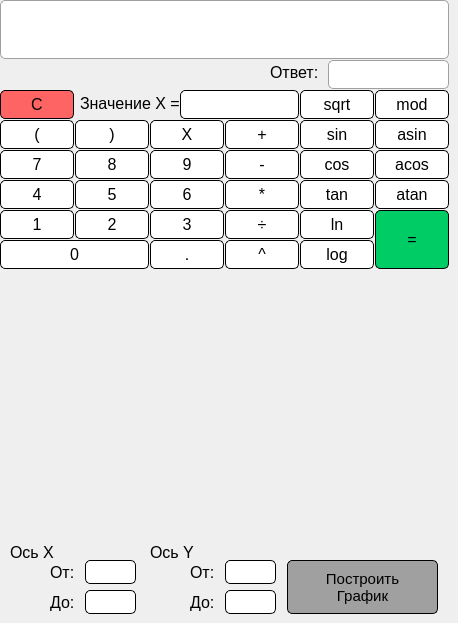
    <widget class="QWidget" name="tab">
     <attribute name="title">
      <string>Стандартный</string>
     </attribute>
     <widget class="QPushButton" name="pushButton_9">
      <property name="geometry">
       <rect>
        <x>150</x>
        <y>150</y>
        <width>74</width>
        <height>29</height>
       </rect>
      </property>
      <property name="font">
       <font>
        <family>Yu Gothic UI</family>
        <pointsize>12</pointsize>
        <bold>false</bold>
       </font>
      </property>
      <property name="styleSheet">
       <string notr="true">QPushButton {	
	color: rgb(0, 0, 0);
	background-color: white;
	border: 1px solid black;
	border-radius: 5px;
}</string>
      </property>
      <property name="text">
       <string>9</string>
      </property>
     </widget>
     <widget class="QPushButton" name="pushButton_4">
      <property name="geometry">
       <rect>
        <x>0</x>
        <y>180</y>
        <width>74</width>
        <height>29</height>
       </rect>
      </property>
      <property name="font">
       <font>
        <family>Yu Gothic UI</family>
        <pointsize>12</pointsize>
        <bold>false</bold>
       </font>
      </property>
      <property name="styleSheet">
       <string notr="true">QPushButton {	
	color: rgb(0, 0, 0);
	background-color: white;
	border: 1px solid black;
	border-radius: 5px;
}</string>
      </property>
      <property name="text">
       <string>4</string>
      </property>
     </widget>
     <widget class="QPushButton" name="pushButton_tan">
      <property name="geometry">
       <rect>
        <x>300</x>
        <y>180</y>
        <width>74</width>
        <height>29</height>
       </rect>
      </property>
      <property name="font">
       <font>
        <family>Yu Gothic UI</family>
        <pointsize>12</pointsize>
        <bold>false</bold>
       </font>
      </property>
      <property name="styleSheet">
       <string notr="true">QPushButton {	
	color: rgb(0, 0, 0);
	background-color: white;
	border: 1px solid black;
	border-radius: 5px;
}</string>
      </property>
      <property name="text">
       <string>tan</string>
      </property>
     </widget>
     <widget class="QPushButton" name="pushButton_8">
      <property name="geometry">
       <rect>
        <x>75</x>
        <y>150</y>
        <width>74</width>
        <height>29</height>
       </rect>
      </property>
      <property name="font">
       <font>
        <family>Yu Gothic UI</family>
        <pointsize>12</pointsize>
        <bold>false</bold>
       </font>
      </property>
      <property name="styleSheet">
       <string notr="true">QPushButton {	
	color: rgb(0, 0, 0);
	background-color: white;
	border: 1px solid black;
	border-radius: 5px;
}</string>
      </property>
      <property name="text">
       <string>8</string>
      </property>
     </widget>
     <widget class="QPushButton" name="pushButton_7">
      <property name="geometry">
       <rect>
        <x>0</x>
        <y>150</y>
        <width>74</width>
        <height>29</height>
       </rect>
      </property>
      <property name="font">
       <font>
        <family>Yu Gothic UI</family>
        <pointsize>12</pointsize>
        <bold>false</bold>
       </font>
      </property>
      <property name="styleSheet">
       <string notr="true">QPushButton {	
	color: rgb(0, 0, 0);
	background-color: white;
	border: 1px solid black;
	border-radius: 5px;
}</string>
      </property>
      <property name="text">
       <string>7</string>
      </property>
     </widget>
     <widget class="QPushButton" name="pushButton_cos">
      <property name="geometry">
       <rect>
        <x>300</x>
        <y>150</y>
        <width>74</width>
        <height>29</height>
       </rect>
      </property>
      <property name="font">
       <font>
        <family>Yu Gothic UI</family>
        <pointsize>12</pointsize>
        <bold>false</bold>
       </font>
      </property>
      <property name="styleSheet">
       <string notr="true">QPushButton {	
	color: rgb(0, 0, 0);
	background-color: white;
	border: 1px solid black;
	border-radius: 5px;
}</string>
      </property>
      <property name="text">
       <string>cos</string>
      </property>
     </widget>
     <widget class="QPushButton" name="pushButton_0">
      <property name="geometry">
       <rect>
        <x>0</x>
        <y>240</y>
        <width>149</width>
        <height>29</height>
       </rect>
      </property>
      <property name="font">
       <font>
        <family>Yu Gothic UI</family>
        <pointsize>12</pointsize>
        <bold>false</bold>
       </font>
      </property>
      <property name="styleSheet">
       <string notr="true">QPushButton {	
	color: rgb(0, 0, 0);
	background-color: white;
	border: 1px solid black;
	border-radius: 5px;
}</string>
      </property>
      <property name="text">
       <string>0</string>
      </property>
     </widget>
     <widget class="QPushButton" name="pushButton_ln">
      <property name="geometry">
       <rect>
        <x>300</x>
        <y>210</y>
        <width>74</width>
        <height>29</height>
       </rect>
      </property>
      <property name="font">
       <font>
        <family>Yu Gothic UI</family>
        <pointsize>12</pointsize>
        <bold>false</bold>
       </font>
      </property>
      <property name="styleSheet">
       <string notr="true">QPushButton {	
	color: rgb(0, 0, 0);
	background-color: white;
	border: 1px solid black;
	border-radius: 5px;
}</string>
      </property>
      <property name="text">
       <string>ln</string>
      </property>
     </widget>
     <widget class="QPushButton" name="pushButton_6">
      <property name="geometry">
       <rect>
        <x>150</x>
        <y>180</y>
        <width>74</width>
        <height>29</height>
       </rect>
      </property>
      <property name="font">
       <font>
        <family>Yu Gothic UI</family>
        <pointsize>12</pointsize>
        <bold>false</bold>
       </font>
      </property>
      <property name="styleSheet">
       <string notr="true">QPushButton {	
	color: rgb(0, 0, 0);
	background-color: white;
	border: 1px solid black;
	border-radius: 5px;
}</string>
      </property>
      <property name="text">
       <string>6</string>
      </property>
     </widget>
     <widget class="QPushButton" name="pushButton_2">
      <property name="geometry">
       <rect>
        <x>75</x>
        <y>210</y>
        <width>74</width>
        <height>29</height>
       </rect>
      </property>
      <property name="font">
       <font>
        <family>Yu Gothic UI</family>
        <pointsize>12</pointsize>
        <bold>false</bold>
       </font>
      </property>
      <property name="styleSheet">
       <string notr="true">QPushButton {	
	color: rgb(0, 0, 0);
	background-color: white;
	border: 1px solid black;
	border-radius: 5px;
}</string>
      </property>
      <property name="text">
       <string>2</string>
      </property>
     </widget>
     <widget class="QLabel" name="Display">
      <property name="geometry">
       <rect>
        <x>0</x>
        <y>0</y>
        <width>449</width>
        <height>59</height>
       </rect>
      </property>
      <property name="maximumSize">
       <size>
        <width>449</width>
        <height>59</height>
       </size>
      </property>
      <property name="font">
       <font>
        <family>Yu Gothic UI</family>
        <pointsize>14</pointsize>
        <italic>false</italic>
        <bold>false</bold>
       </font>
      </property>
      <property name="autoFillBackground">
       <bool>false</bool>
      </property>
      <property name="styleSheet">
       <string notr="true">QLabel
{
	color: rgb(0, 0, 0);
	background-color: white;
	border: 1px solid rgb(160,160,160);
	border-radius: 5px;
    qproperty-alignment: 'AlignVCenter | AlignRight';
}</string>
      </property>
      <property name="text">
       <string/>
      </property>
      <property name="scaledContents">
       <bool>true</bool>
      </property>
      <property name="wordWrap">
       <bool>true</bool>
      </property>
     </widget>
     <widget class="QPushButton" name="pushButton_atan">
      <property name="geometry">
       <rect>
        <x>375</x>
        <y>180</y>
        <width>74</width>
        <height>29</height>
       </rect>
      </property>
      <property name="font">
       <font>
        <family>Yu Gothic UI</family>
        <pointsize>12</pointsize>
        <bold>false</bold>
       </font>
      </property>
      <property name="styleSheet">
       <string notr="true">QPushButton {	
	color: rgb(0, 0, 0);
	background-color: white;
	border: 1px solid black;
	border-radius: 5px;
}</string>
      </property>
      <property name="text">
       <string>atan</string>
      </property>
     </widget>
     <widget class="QPushButton" name="pushButton_log">
      <property name="geometry">
       <rect>
        <x>300</x>
        <y>240</y>
        <width>74</width>
        <height>29</height>
       </rect>
      </property>
      <property name="font">
       <font>
        <family>Yu Gothic UI</family>
        <pointsize>12</pointsize>
        <bold>false</bold>
       </font>
      </property>
      <property name="styleSheet">
       <string notr="true">QPushButton {	
	color: rgb(0, 0, 0);
	background-color: white;
	border: 1px solid black;
	border-radius: 5px;
}</string>
      </property>
      <property name="text">
       <string>log</string>
      </property>
     </widget>
     <widget class="QPushButton" name="pushButton_3">
      <property name="geometry">
       <rect>
        <x>150</x>
        <y>210</y>
        <width>74</width>
        <height>29</height>
       </rect>
      </property>
      <property name="font">
       <font>
        <family>Yu Gothic UI</family>
        <pointsize>12</pointsize>
        <bold>false</bold>
       </font>
      </property>
      <property name="styleSheet">
       <string notr="true">QPushButton {	
	color: rgb(0, 0, 0);
	background-color: white;
	border: 1px solid black;
	border-radius: 5px;
}</string>
      </property>
      <property name="text">
       <string>3</string>
      </property>
     </widget>
     <widget class="QPushButton" name="pushButton_5">
      <property name="geometry">
       <rect>
        <x>75</x>
        <y>180</y>
        <width>74</width>
        <height>29</height>
       </rect>
      </property>
      <property name="font">
       <font>
        <family>Yu Gothic UI</family>
        <pointsize>12</pointsize>
        <bold>false</bold>
       </font>
      </property>
      <property name="styleSheet">
       <string notr="true">QPushButton {	
	color: rgb(0, 0, 0);
	background-color: white;
	border: 1px solid black;
	border-radius: 5px;
}</string>
      </property>
      <property name="text">
       <string>5</string>
      </property>
     </widget>
     <widget class="QPushButton" name="pushButton_dot">
      <property name="geometry">
       <rect>
        <x>150</x>
        <y>240</y>
        <width>74</width>
        <height>29</height>
       </rect>
      </property>
      <property name="font">
       <font>
        <family>Yu Gothic UI</family>
        <pointsize>12</pointsize>
        <bold>false</bold>
       </font>
      </property>
      <property name="styleSheet">
       <string notr="true">QPushButton {	
	color: rgb(0, 0, 0);
	background-color: white;
	border: 1px solid black;
	border-radius: 5px;
}</string>
      </property>
      <property name="text">
       <string>.</string>
      </property>
     </widget>
     <widget class="QPushButton" name="pushButton_acos">
      <property name="geometry">
       <rect>
        <x>375</x>
        <y>150</y>
        <width>74</width>
        <height>29</height>
       </rect>
      </property>
      <property name="font">
       <font>
        <family>Yu Gothic UI</family>
        <pointsize>12</pointsize>
        <bold>false</bold>
       </font>
      </property>
      <property name="styleSheet">
       <string notr="true">QPushButton {	
	color: rgb(0, 0, 0);
	background-color: white;
	border: 1px solid black;
	border-radius: 5px;
}</string>
      </property>
      <property name="text">
       <string>acos</string>
      </property>
     </widget>
     <widget class="QPushButton" name="pushButton_1">
      <property name="geometry">
       <rect>
        <x>0</x>
        <y>210</y>
        <width>74</width>
        <height>29</height>
       </rect>
      </property>
      <property name="font">
       <font>
        <family>Yu Gothic UI</family>
        <pointsize>12</pointsize>
        <bold>false</bold>
       </font>
      </property>
      <property name="styleSheet">
       <string notr="true">QPushButton {	
	color: rgb(0, 0, 0);
	background-color: white;
	border: 1px solid black;
	border-radius: 5px;
}</string>
      </property>
      <property name="text">
       <string>1</string>
      </property>
     </widget>
     <widget class="QPushButton" name="pushButton_close_br">
      <property name="geometry">
       <rect>
        <x>75</x>
        <y>120</y>
        <width>74</width>
        <height>29</height>
       </rect>
      </property>
      <property name="font">
       <font>
        <family>Yu Gothic UI</family>
        <pointsize>12</pointsize>
        <bold>false</bold>
       </font>
      </property>
      <property name="styleSheet">
       <string notr="true">QPushButton {	
	color: rgb(0, 0, 0);
	background-color: white;
	border: 1px solid black;
	border-radius: 5px;
}</string>
      </property>
      <property name="text">
       <string>)</string>
      </property>
     </widget>
     <widget class="QPushButton" name="pushButton_open_br">
      <property name="geometry">
       <rect>
        <x>0</x>
        <y>120</y>
        <width>74</width>
        <height>29</height>
       </rect>
      </property>
      <property name="font">
       <font>
        <family>Yu Gothic UI</family>
        <pointsize>12</pointsize>
        <bold>false</bold>
       </font>
      </property>
      <property name="styleSheet">
       <string notr="true">QPushButton {	
	color: rgb(0, 0, 0);
	background-color: white;
	border: 1px solid black;
	border-radius: 5px;
}</string>
      </property>
      <property name="text">
       <string>(</string>
      </property>
     </widget>
     <widget class="QPushButton" name="pushButton_asin">
      <property name="geometry">
       <rect>
        <x>375</x>
        <y>120</y>
        <width>74</width>
        <height>29</height>
       </rect>
      </property>
      <property name="font">
       <font>
        <family>Yu Gothic UI</family>
        <pointsize>12</pointsize>
        <bold>false</bold>
       </font>
      </property>
      <property name="styleSheet">
       <string notr="true">QPushButton {	
	color: rgb(0, 0, 0);
	background-color: white;
	border: 1px solid black;
	border-radius: 5px;
}</string>
      </property>
      <property name="text">
       <string>asin</string>
      </property>
     </widget>
     <widget class="QPushButton" name="pushButton_sin">
      <property name="geometry">
       <rect>
        <x>300</x>
        <y>120</y>
        <width>74</width>
        <height>29</height>
       </rect>
      </property>
      <property name="font">
       <font>
        <family>Yu Gothic UI</family>
        <pointsize>12</pointsize>
        <bold>false</bold>
       </font>
      </property>
      <property name="styleSheet">
       <string notr="true">QPushButton {	
	color: rgb(0, 0, 0);
	background-color: white;
	border: 1px solid black;
	border-radius: 5px;
}</string>
      </property>
      <property name="text">
       <string>sin</string>
      </property>
     </widget>
     <widget class="QPushButton" name="pushButton_mult">
      <property name="geometry">
       <rect>
        <x>225</x>
        <y>180</y>
        <width>74</width>
        <height>29</height>
       </rect>
      </property>
      <property name="font">
       <font>
        <family>Yu Gothic UI</family>
        <pointsize>12</pointsize>
        <bold>false</bold>
       </font>
      </property>
      <property name="styleSheet">
       <string notr="true">QPushButton {	
	color: rgb(0, 0, 0);
	background-color: white;
	border: 1px solid black;
	border-radius: 5px;
}</string>
      </property>
      <property name="text">
       <string>*</string>
      </property>
     </widget>
     <widget class="QPushButton" name="pushButton_degree">
      <property name="geometry">
       <rect>
        <x>225</x>
        <y>240</y>
        <width>74</width>
        <height>29</height>
       </rect>
      </property>
      <property name="font">
       <font>
        <family>Yu Gothic UI</family>
        <pointsize>12</pointsize>
        <italic>false</italic>
        <bold>false</bold>
       </font>
      </property>
      <property name="styleSheet">
       <string notr="true">QPushButton {	
	color: rgb(0, 0, 0);
	background-color: white;
	border: 1px solid black;
	border-radius: 5px;
}</string>
      </property>
      <property name="text">
       <string>^</string>
      </property>
     </widget>
     <widget class="QPushButton" name="pushButton_minus">
      <property name="geometry">
       <rect>
        <x>225</x>
        <y>150</y>
        <width>74</width>
        <height>29</height>
       </rect>
      </property>
      <property name="font">
       <font>
        <family>Yu Gothic UI</family>
        <pointsize>12</pointsize>
        <bold>false</bold>
       </font>
      </property>
      <property name="styleSheet">
       <string notr="true">QPushButton {	
	color: rgb(0, 0, 0);
	background-color: white;
	border: 1px solid black;
	border-radius: 5px;
}</string>
      </property>
      <property name="text">
       <string>-</string>
      </property>
     </widget>
     <widget class="QPushButton" name="pushButton_plus">
      <property name="geometry">
       <rect>
        <x>225</x>
        <y>120</y>
        <width>74</width>
        <height>29</height>
       </rect>
      </property>
      <property name="font">
       <font>
        <family>Yu Gothic UI</family>
        <pointsize>12</pointsize>
        <bold>false</bold>
       </font>
      </property>
      <property name="styleSheet">
       <string notr="true">QPushButton {	
	color: rgb(0, 0, 0);
	background-color: white;
	border: 1px solid black;
	border-radius: 5px;
}</string>
      </property>
      <property name="text">
       <string>+</string>
      </property>
     </widget>
     <widget class="QPushButton" name="pushButton_mod">
      <property name="geometry">
       <rect>
        <x>375</x>
        <y>90</y>
        <width>74</width>
        <height>29</height>
       </rect>
      </property>
      <property name="font">
       <font>
        <family>Yu Gothic UI</family>
        <pointsize>12</pointsize>
        <bold>false</bold>
       </font>
      </property>
      <property name="styleSheet">
       <string notr="true">QPushButton {	
	color: rgb(0, 0, 0);
	background-color: white;
	border: 1px solid black;
	border-radius: 5px;
}</string>
      </property>
      <property name="text">
       <string>mod</string>
      </property>
     </widget>
     <widget class="QPushButton" name="pushButton_sqrt">
      <property name="geometry">
       <rect>
        <x>300</x>
        <y>90</y>
        <width>74</width>
        <height>29</height>
       </rect>
      </property>
      <property name="font">
       <font>
        <family>Yu Gothic UI</family>
        <pointsize>12</pointsize>
        <bold>false</bold>
       </font>
      </property>
      <property name="styleSheet">
       <string notr="true">QPushButton {	
	color: rgb(0, 0, 0);
	background-color: white;
	border: 1px solid black;
	border-radius: 5px;
}</string>
      </property>
      <property name="text">
       <string>sqrt</string>
      </property>
     </widget>
     <widget class="QPushButton" name="pushButton_X">
      <property name="geometry">
       <rect>
        <x>150</x>
        <y>120</y>
        <width>74</width>
        <height>29</height>
       </rect>
      </property>
      <property name="font">
       <font>
        <family>Yu Gothic UI</family>
        <pointsize>12</pointsize>
        <italic>false</italic>
        <bold>false</bold>
       </font>
      </property>
      <property name="styleSheet">
       <string notr="true">QPushButton {	
	color: rgb(0, 0, 0);
	background-color: white;
	border: 1px solid black;
	border-radius: 5px;
}</string>
      </property>
      <property name="text">
       <string>X</string>
      </property>
     </widget>
     <widget class="QPushButton" name="pushButton_clear">
      <property name="geometry">
       <rect>
        <x>0</x>
        <y>90</y>
        <width>74</width>
        <height>29</height>
       </rect>
      </property>
      <property name="font">
       <font>
        <family>Yu Gothic UI</family>
        <pointsize>12</pointsize>
        <bold>false</bold>
       </font>
      </property>
      <property name="styleSheet">
       <string notr="true">QPushButton {
	background-color: rgb(255, 100, 100);
	border: 1px solid black;
	border-radius: 5px;
}</string>
      </property>
      <property name="text">
       <string>C</string>
      </property>
     </widget>
     <widget class="QPushButton" name="pushButton_div">
      <property name="geometry">
       <rect>
        <x>225</x>
        <y>210</y>
        <width>74</width>
        <height>29</height>
       </rect>
      </property>
      <property name="font">
       <font>
        <family>Yu Gothic UI</family>
        <pointsize>12</pointsize>
        <bold>false</bold>
       </font>
      </property>
      <property name="styleSheet">
       <string notr="true">QPushButton {	
	color: rgb(0, 0, 0);
	background-color: white;
	border: 1px solid black;
	border-radius: 5px;
}</string>
      </property>
      <property name="text">
       <string>÷</string>
      </property>
     </widget>
     <widget class="QPushButton" name="pushButton_result">
      <property name="geometry">
       <rect>
        <x>375</x>
        <y>210</y>
        <width>74</width>
        <height>59</height>
       </rect>
      </property>
      <property name="font">
       <font>
        <family>Yu Gothic UI</family>
        <pointsize>12</pointsize>
        <bold>false</bold>
       </font>
      </property>
      <property name="styleSheet">
       <string notr="true">QPushButton {
	background-color: rgb(0, 204, 102);
	border: 1px solid black;
	border-radius: 5px;
}	</string>
      </property>
      <property name="text">
       <string>=</string>
      </property>
     </widget>
     <widget class="QCustomPlot" name="widget" native="true">
      <property name="geometry">
       <rect>
        <x>0</x>
        <y>270</y>
        <width>449</width>
        <height>261</height>
       </rect>
      </property>
     </widget>
     <widget class="QLineEdit" name="Xinput">
      <property name="geometry">
       <rect>
        <x>180</x>
        <y>90</y>
        <width>119</width>
        <height>29</height>
       </rect>
      </property>
      <property name="font">
       <font>
        <family>Yu Gothic UI</family>
        <pointsize>12</pointsize>
        <bold>false</bold>
       </font>
      </property>
      <property name="styleSheet">
       <string notr="true">QLineEdit {
	color: rgb(0, 0, 0);
	background-color: white;
	border: 1px solid black;
	border-radius: 5px;
}
</string>
      </property>
      <property name="alignment">
       <set>Qt::AlignRight|Qt::AlignTrailing|Qt::AlignVCenter</set>
      </property>
     </widget>
     <widget class="QPushButton" name="pushButton_plot_graph">
      <property name="geometry">
       <rect>
        <x>287</x>
        <y>560</y>
        <width>151</width>
        <height>54</height>
       </rect>
      </property>
      <property name="font">
       <font>
        <family>Yu Gothic UI</family>
        <pointsize>11</pointsize>
        <bold>false</bold>
       </font>
      </property>
      <property name="styleSheet">
       <string notr="true">QPushButton {
	background-color: rgb(160,160,160);
	border: 1px solid black;
	border-radius: 5px;
}	</string>
      </property>
      <property name="text">
       <string>Построить
График</string>
      </property>
     </widget>
     <widget class="QLabel" name="label">
      <property name="geometry">
       <rect>
        <x>80</x>
        <y>89</y>
        <width>101</width>
        <height>29</height>
       </rect>
      </property>
      <property name="font">
       <font>
        <family>Yu Gothic UI</family>
        <pointsize>12</pointsize>
        <bold>false</bold>
       </font>
      </property>
      <property name="text">
       <string>Значение X =</string>
      </property>
     </widget>
     <widget class="QLabel" name="Answer">
      <property name="geometry">
       <rect>
        <x>328</x>
        <y>60</y>
        <width>121</width>
        <height>29</height>
       </rect>
      </property>
      <property name="font">
       <font>
        <family>Yu Gothic UI</family>
        <pointsize>12</pointsize>
        <bold>false</bold>
       </font>
      </property>
      <property name="autoFillBackground">
       <bool>false</bool>
      </property>
      <property name="styleSheet">
       <string notr="true">QLabel {
	color: rgb(0, 0, 0);
	background-color: white;
	border: 1px solid rgb(160,160,160);
	border-radius: 5px;
    qproperty-alignment: 'AlignVCenter | AlignRight';
}


</string>
      </property>
      <property name="text">
       <string/>
      </property>
     </widget>
     <widget class="QLabel" name="label_2">
      <property name="geometry">
       <rect>
        <x>270</x>
        <y>60</y>
        <width>51</width>
        <height>24</height>
       </rect>
      </property>
      <property name="font">
       <font>
        <family>Yu Gothic UI</family>
        <pointsize>12</pointsize>
        <bold>false</bold>
       </font>
      </property>
      <property name="text">
       <string>Ответ:</string>
      </property>
     </widget>
     <widget class="QLineEdit" name="Xfrom">
      <property name="geometry">
       <rect>
        <x>85</x>
        <y>560</y>
        <width>51</width>
        <height>24</height>
       </rect>
      </property>
      <property name="font">
       <font>
        <family>Yu Gothic UI</family>
        <pointsize>12</pointsize>
        <bold>false</bold>
       </font>
      </property>
      <property name="styleSheet">
       <string notr="true">QLineEdit {
	
	color: rgb(0, 0, 0);
	background-color: white;
	border: 1px solid black;
	border-radius: 5px;
}</string>
      </property>
      <property name="alignment">
       <set>Qt::AlignRight|Qt::AlignTrailing|Qt::AlignVCenter</set>
      </property>
     </widget>
     <widget class="QLineEdit" name="Xto">
      <property name="geometry">
       <rect>
        <x>85</x>
        <y>590</y>
        <width>51</width>
        <height>24</height>
       </rect>
      </property>
      <property name="font">
       <font>
        <family>Yu Gothic UI</family>
        <pointsize>12</pointsize>
        <bold>false</bold>
       </font>
      </property>
      <property name="styleSheet">
       <string notr="true">QLineEdit {
	
	color: rgb(0, 0, 0);
	background-color: white;
	border: 1px solid black;
	border-radius: 5px;
}</string>
      </property>
      <property name="alignment">
       <set>Qt::AlignRight|Qt::AlignTrailing|Qt::AlignVCenter</set>
      </property>
     </widget>
     <widget class="QLineEdit" name="Yfrom">
      <property name="geometry">
       <rect>
        <x>225</x>
        <y>560</y>
        <width>51</width>
        <height>24</height>
       </rect>
      </property>
      <property name="font">
       <font>
        <family>Yu Gothic UI</family>
        <pointsize>12</pointsize>
        <bold>false</bold>
       </font>
      </property>
      <property name="styleSheet">
       <string notr="true">QLineEdit {
	
	color: rgb(0, 0, 0);
	background-color: white;
	border: 1px solid black;
	border-radius: 5px;
}</string>
      </property>
      <property name="alignment">
       <set>Qt::AlignRight|Qt::AlignTrailing|Qt::AlignVCenter</set>
      </property>
     </widget>
     <widget class="QLineEdit" name="Yto">
      <property name="geometry">
       <rect>
        <x>225</x>
        <y>590</y>
        <width>51</width>
        <height>24</height>
       </rect>
      </property>
      <property name="font">
       <font>
        <family>Yu Gothic UI</family>
        <pointsize>12</pointsize>
        <bold>false</bold>
       </font>
      </property>
      <property name="styleSheet">
       <string notr="true">QLineEdit {
	
	color: rgb(0, 0, 0);
	background-color: white;
	border: 1px solid black;
	border-radius: 5px;
}</string>
      </property>
      <property name="alignment">
       <set>Qt::AlignRight|Qt::AlignTrailing|Qt::AlignVCenter</set>
      </property>
     </widget>
     <widget class="QLabel" name="label_3">
      <property name="geometry">
       <rect>
        <x>10</x>
        <y>540</y>
        <width>51</width>
        <height>24</height>
       </rect>
      </property>
      <property name="font">
       <font>
        <family>Yu Gothic UI</family>
        <pointsize>12</pointsize>
        <bold>false</bold>
       </font>
      </property>
      <property name="text">
       <string>Ось X</string>
      </property>
     </widget>
     <widget class="QLabel" name="label_4">
      <property name="geometry">
       <rect>
        <x>50</x>
        <y>560</y>
        <width>31</width>
        <height>24</height>
       </rect>
      </property>
      <property name="font">
       <font>
        <family>Yu Gothic UI</family>
        <pointsize>12</pointsize>
        <bold>false</bold>
       </font>
      </property>
      <property name="text">
       <string>От:</string>
      </property>
     </widget>
     <widget class="QLabel" name="label_5">
      <property name="geometry">
       <rect>
        <x>50</x>
        <y>590</y>
        <width>41</width>
        <height>24</height>
       </rect>
      </property>
      <property name="font">
       <font>
        <family>Yu Gothic UI</family>
        <pointsize>12</pointsize>
        <bold>false</bold>
       </font>
      </property>
      <property name="text">
       <string>До:</string>
      </property>
     </widget>
     <widget class="QLabel" name="label_6">
      <property name="geometry">
       <rect>
        <x>190</x>
        <y>590</y>
        <width>41</width>
        <height>24</height>
       </rect>
      </property>
      <property name="font">
       <font>
        <family>Yu Gothic UI</family>
        <pointsize>12</pointsize>
        <bold>false</bold>
       </font>
      </property>
      <property name="text">
       <string>До:</string>
      </property>
     </widget>
     <widget class="QLabel" name="label_7">
      <property name="geometry">
       <rect>
        <x>190</x>
        <y>560</y>
        <width>31</width>
        <height>24</height>
       </rect>
      </property>
      <property name="font">
       <font>
        <family>Yu Gothic UI</family>
        <pointsize>12</pointsize>
        <bold>false</bold>
       </font>
      </property>
      <property name="text">
       <string>От:</string>
      </property>
     </widget>
     <widget class="QLabel" name="label_8">
      <property name="geometry">
       <rect>
        <x>150</x>
        <y>540</y>
        <width>51</width>
        <height>24</height>
       </rect>
      </property>
      <property name="font">
       <font>
        <family>Yu Gothic UI</family>
        <pointsize>12</pointsize>
        <bold>false</bold>
       </font>
      </property>
      <property name="text">
       <string>Ось Y</string>
      </property>
     </widget>
    </widget>
